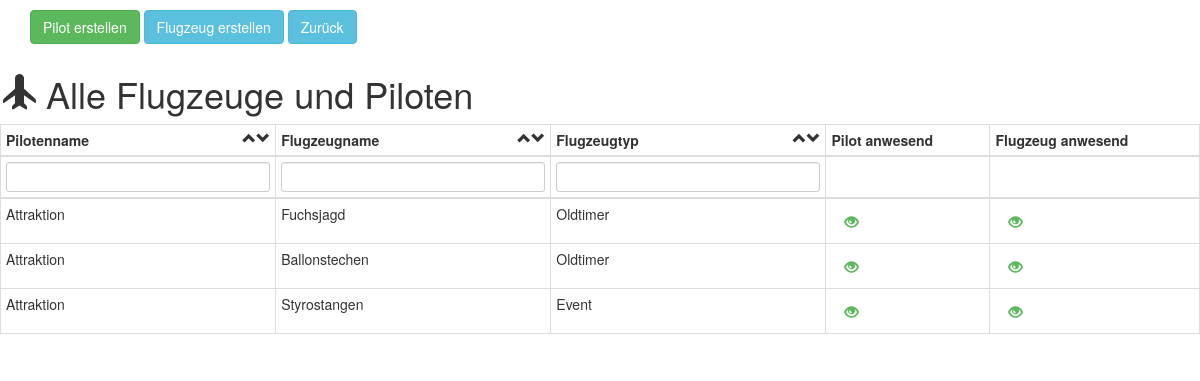
The page /admin/flugzeug_liste.php on the database its author committed.
### tables this page shows
CREATE TABLE `flugzeug` (
  `id_f` int(11) NOT NULL,
  `name_f` varchar(100) NOT NULL,
  `piloten_id` varchar(100) NOT NULL,
  `flugzeugtyp_id` varchar(100) NOT NULL,
  `flugzeugantrieb_id` int(11) NOT NULL,
  `published` varchar(100) NOT NULL,
  `aktivated` int(100) NOT NULL
);

CREATE TABLE `piloten` (
  `id` int(11) NOT NULL,
  `name` varchar(100) NOT NULL,
  `vorname` varchar(100) NOT NULL,
  `email` varchar(100) NOT NULL,
  `emailsend` varchar(100) NOT NULL,
  `ordering` int(100) NOT NULL,
  `published` varchar(100) NOT NULL,
  `aktivated` varchar(100) NOT NULL,
  `aktiv_flugzeug` int(100) NOT NULL,
  `unique_id` varchar(100) NOT NULL
);

CREATE TABLE `flugzeug_typ` (
  `id_ft` int(11) NOT NULL,
  `name_ft` varchar(100) NOT NULL,
  `flugzeugtyp_id` int(11) NOT NULL
);

### admin/flugzeug_liste.php (the view, shortened to what this page needs)
<?php
			$pdo = Database::connect();
			$pdo->setAttribute(PDO::ATTR_ERRMODE, PDO::ERRMODE_EXCEPTION);
?>
<!DOCTYPE html>
<html lang="en">
<head>
    <link   href="../css/bootstrap.min.css" rel="stylesheet">
</head>
<body>
    <div class="container">
<p><a href="piloten.php" class="btn btn-success">Pilot erstellen</a>&nbsp;<a href="flugzeug.php" class="btn btn-info">Flugzeug erstellen</a>&nbsp;<a href="index.php" class="btn btn-info">Zurück</a></p>
  <div class="row">
  <div class="col-sm-14">
    <div class="row">
      <div class="col-xs-14">
        		<h1><span class="glyphicon glyphicon-plane"></span> Alle Flugzeuge und Piloten </h1>
				<table class="js-dynamitable     table table-bordered table-condensed">
		              <thead>
		                <tr>
                          <th>Pilotenname <span class="js-sorter-desc     glyphicon glyphicon-chevron-down pull-right"></span> <span class="js-sorter-asc     glyphicon glyphicon-chevron-up pull-right"></span> </th>
                          <th>Flugzeugname <span class="js-sorter-desc     glyphicon glyphicon-chevron-down pull-right"></span> <span class="js-sorter-asc     glyphicon glyphicon-chevron-up pull-right"></span> </th>
                          <th>Flugzeugtyp <span class="js-sorter-desc     glyphicon glyphicon-chevron-down pull-right"></span> <span class="js-sorter-asc     glyphicon glyphicon-chevron-up pull-right"></span> </th>
                          <th>Pilot anwesend  </th>
                          <th>Flugzeug anwesend </th>
		                </tr>
                         <tr>
                        	<th><input class="js-filter  form-control input-sm" type="text" value=""></th>
                            <th><input class="js-filter  form-control input-sm" type="text" value=""></th>
                            <th><input class="js-filter  form-control input-sm" type="text" value=""></th>
                            <th></th>
                            <th></th>
        				</tr>
        			 </thead>
					 <tbody>
		              <?php
					   $sql3 = 'SELECT F.*, FT.*, P.*, F.published AS F_published, P.published AS P_published, F.aktivated AS F_aktivated, P.aktivated AS P_aktivated FROM flugzeug As F, flugzeug_typ As FT , piloten As P WHERE F.flugzeugtyp_id = FT.flugzeugtyp_id AND F.piloten_id = P.id ORDER BY P.name asc;';
	 				   foreach ($pdo->query($sql3) as $row) {
						   		$p_aktivated = ($row['P_aktivated'] == 1)?'btn glyphicon glyphicon-eye-open':'btn glyphicon glyphicon-eye-close';
								$f_aktivated = ($row['F_aktivated'] == 1)?'btn glyphicon glyphicon-eye-open':'btn glyphicon glyphicon-eye-close';
						   		$style_p_aktivated = ($row['P_aktivated'] == 1)?'color:#5cb85c':'color:#d9534f';
								$style_f_aktivated = ($row['F_aktivated'] == 1)?'color:#5cb85c':'color:#d9534f';
								$table_class="";
						   		echo '<tr class="' . $table_class . '">';
								echo '<td>'. $row['name'] . '&nbsp;'. $row['vorname'] . '</td>';
								echo '<td>'. $row['name_f'] . ' </td>';
								echo '<td>'. $row['name_ft'] . '</td>';
								echo '<td><span class="'. $p_aktivated . '" aria-hidden="true" style="' . $style_p_aktivated . '"></span></td>';
								echo '<td><span class="'. $f_aktivated . '" aria-hidden="true" style="' . $style_f_aktivated . '"></span></td>';
							   	echo '</tr>';
					   }
					  ?>
				      </tbody>
	            </table>
      </div>
      </div>
  </body>
</html>

### rows shown on the page
flugzeug: piloten.name "Attraktion", name_f "Fuchsjagd", flugzeug_typ.name_ft "Oldtimer", aktivated 1 (drawn)
flugzeug: piloten.name "Attraktion", name_f "Ballonstechen", flugzeug_typ.name_ft "Oldtimer", aktivated 1 (drawn)
flugzeug: piloten.name "Attraktion", name_f "Styrostangen", flugzeug_typ.name_ft "Event", aktivated 1 (drawn)
